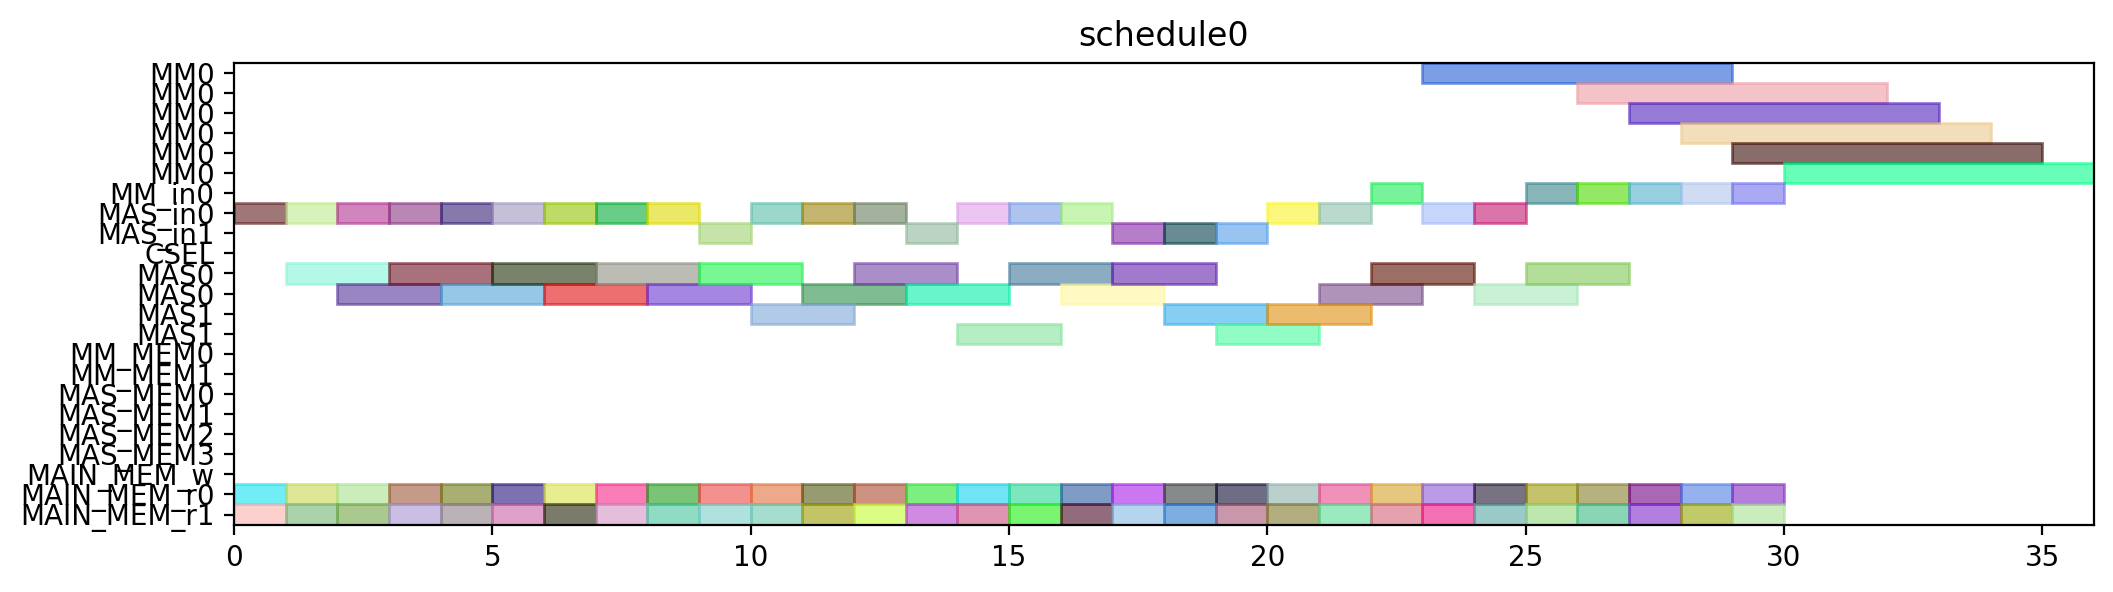

Here is the Python script that generated this plot:
from pyschedule import Scenario, solvers, plotters, alt


def solve():
	horizon = 120
	S = Scenario("schedule0", horizon=horizon)

	# resource
	MM = S.Resources('MM', num=1, size=6)
	MM_in = S.Resources('MM_in', num=1)
	MAS_in = S.Resources('MAS_in', num=2)
	CSEL = S.Resource('CSEL')
	MAS = S.Resources('MAS', num=2, size=2, periods=range(1, horizon))
	MM_MEM = S.Resources('MM_MEM', num=2)
	MAS_MEM = S.Resources('MAS_MEM', num=4)
	MAIN_MEM_w = S.Resource('MAIN_MEM_w', size=1)
	MAIN_MEM_r = S.Resources('MAIN_MEM_r', num=2)

	# result of previous scheduling

	# new tasks
	c_t0_a1_0 = S.Task('c_t0_a1_0', length=2, delay_cost=1)
	c_t0_a1_0 += alt(MAS)
	c_t0_a1_0_in = S.Task('c_t0_a1_0_in', length=1, delay_cost=1)
	c_t0_a1_0_in += alt(MAS_in)
	S += c_t0_a1_0_in*MAS_in[0]<=c_t0_a1_0*MAS[0]

	S += c_t0_a1_0_in*MAS_in[1]<=c_t0_a1_0*MAS[1]

	c_t0_a1_0_mem0 = S.Task('c_t0_a1_0_mem0', length=1, delay_cost=1)
	c_t0_a1_0_mem0 += MAIN_MEM_r[0]
	S += c_t0_a1_0_mem0 <= c_t0_a1_0

	c_t0_a1_0_mem1 = S.Task('c_t0_a1_0_mem1', length=1, delay_cost=1)
	c_t0_a1_0_mem1 += MAIN_MEM_r[1]
	S += c_t0_a1_0_mem1 <= c_t0_a1_0

	c_t0_a1_1 = S.Task('c_t0_a1_1', length=2, delay_cost=1)
	c_t0_a1_1 += alt(MAS)
	c_t0_a1_1_in = S.Task('c_t0_a1_1_in', length=1, delay_cost=1)
	c_t0_a1_1_in += alt(MAS_in)
	S += c_t0_a1_1_in*MAS_in[0]<=c_t0_a1_1*MAS[0]

	S += c_t0_a1_1_in*MAS_in[1]<=c_t0_a1_1*MAS[1]

	c_t0_a1_1_mem0 = S.Task('c_t0_a1_1_mem0', length=1, delay_cost=1)
	c_t0_a1_1_mem0 += MAIN_MEM_r[0]
	S += c_t0_a1_1_mem0 <= c_t0_a1_1

	c_t0_a1_1_mem1 = S.Task('c_t0_a1_1_mem1', length=1, delay_cost=1)
	c_t0_a1_1_mem1 += MAIN_MEM_r[1]
	S += c_t0_a1_1_mem1 <= c_t0_a1_1

	c_t0_t10 = S.Task('c_t0_t10', length=2, delay_cost=1)
	c_t0_t10 += alt(MAS)
	c_t0_t10_in = S.Task('c_t0_t10_in', length=1, delay_cost=1)
	c_t0_t10_in += alt(MAS_in)
	S += c_t0_t10_in*MAS_in[0]<=c_t0_t10*MAS[0]

	S += c_t0_t10_in*MAS_in[1]<=c_t0_t10*MAS[1]

	c_t0_t10_mem0 = S.Task('c_t0_t10_mem0', length=1, delay_cost=1)
	c_t0_t10_mem0 += MAIN_MEM_r[0]
	S += c_t0_t10_mem0 <= c_t0_t10

	c_t0_t10_mem1 = S.Task('c_t0_t10_mem1', length=1, delay_cost=1)
	c_t0_t10_mem1 += MAIN_MEM_r[1]
	S += c_t0_t10_mem1 <= c_t0_t10

	c_t0_t11 = S.Task('c_t0_t11', length=2, delay_cost=1)
	c_t0_t11 += alt(MAS)
	c_t0_t11_in = S.Task('c_t0_t11_in', length=1, delay_cost=1)
	c_t0_t11_in += alt(MAS_in)
	S += c_t0_t11_in*MAS_in[0]<=c_t0_t11*MAS[0]

	S += c_t0_t11_in*MAS_in[1]<=c_t0_t11*MAS[1]

	c_t0_t11_mem0 = S.Task('c_t0_t11_mem0', length=1, delay_cost=1)
	c_t0_t11_mem0 += MAIN_MEM_r[0]
	S += c_t0_t11_mem0 <= c_t0_t11

	c_t0_t11_mem1 = S.Task('c_t0_t11_mem1', length=1, delay_cost=1)
	c_t0_t11_mem1 += MAIN_MEM_r[1]
	S += c_t0_t11_mem1 <= c_t0_t11

	c_t0_t3_t0 = S.Task('c_t0_t3_t0', length=6, delay_cost=1)
	c_t0_t3_t0 += alt(MM)
	c_t0_t3_t0_in = S.Task('c_t0_t3_t0_in', length=1, delay_cost=1)
	c_t0_t3_t0_in += alt(MM_in)
	S += c_t0_t3_t0_in*MM_in[0]<=c_t0_t3_t0*MM[0]
	c_t0_t3_t0_mem0 = S.Task('c_t0_t3_t0_mem0', length=1, delay_cost=1)
	c_t0_t3_t0_mem0 += MAIN_MEM_r[0]
	S += c_t0_t3_t0_mem0 <= c_t0_t3_t0

	c_t0_t3_t0_mem1 = S.Task('c_t0_t3_t0_mem1', length=1, delay_cost=1)
	c_t0_t3_t0_mem1 += MAIN_MEM_r[1]
	S += c_t0_t3_t0_mem1 <= c_t0_t3_t0

	c_t0_t3_t1 = S.Task('c_t0_t3_t1', length=6, delay_cost=1)
	c_t0_t3_t1 += alt(MM)
	c_t0_t3_t1_in = S.Task('c_t0_t3_t1_in', length=1, delay_cost=1)
	c_t0_t3_t1_in += alt(MM_in)
	S += c_t0_t3_t1_in*MM_in[0]<=c_t0_t3_t1*MM[0]
	c_t0_t3_t1_mem0 = S.Task('c_t0_t3_t1_mem0', length=1, delay_cost=1)
	c_t0_t3_t1_mem0 += MAIN_MEM_r[0]
	S += c_t0_t3_t1_mem0 <= c_t0_t3_t1

	c_t0_t3_t1_mem1 = S.Task('c_t0_t3_t1_mem1', length=1, delay_cost=1)
	c_t0_t3_t1_mem1 += MAIN_MEM_r[1]
	S += c_t0_t3_t1_mem1 <= c_t0_t3_t1

	c_t0_t3_t2 = S.Task('c_t0_t3_t2', length=2, delay_cost=1)
	c_t0_t3_t2 += alt(MAS)
	c_t0_t3_t2_in = S.Task('c_t0_t3_t2_in', length=1, delay_cost=1)
	c_t0_t3_t2_in += alt(MAS_in)
	S += c_t0_t3_t2_in*MAS_in[0]<=c_t0_t3_t2*MAS[0]

	S += c_t0_t3_t2_in*MAS_in[1]<=c_t0_t3_t2*MAS[1]

	c_t0_t3_t2_mem0 = S.Task('c_t0_t3_t2_mem0', length=1, delay_cost=1)
	c_t0_t3_t2_mem0 += MAIN_MEM_r[0]
	S += c_t0_t3_t2_mem0 <= c_t0_t3_t2

	c_t0_t3_t2_mem1 = S.Task('c_t0_t3_t2_mem1', length=1, delay_cost=1)
	c_t0_t3_t2_mem1 += MAIN_MEM_r[1]
	S += c_t0_t3_t2_mem1 <= c_t0_t3_t2

	c_t0_t3_t3 = S.Task('c_t0_t3_t3', length=2, delay_cost=1)
	c_t0_t3_t3 += alt(MAS)
	c_t0_t3_t3_in = S.Task('c_t0_t3_t3_in', length=1, delay_cost=1)
	c_t0_t3_t3_in += alt(MAS_in)
	S += c_t0_t3_t3_in*MAS_in[0]<=c_t0_t3_t3*MAS[0]

	S += c_t0_t3_t3_in*MAS_in[1]<=c_t0_t3_t3*MAS[1]

	c_t0_t3_t3_mem0 = S.Task('c_t0_t3_t3_mem0', length=1, delay_cost=1)
	c_t0_t3_t3_mem0 += MAIN_MEM_r[0]
	S += c_t0_t3_t3_mem0 <= c_t0_t3_t3

	c_t0_t3_t3_mem1 = S.Task('c_t0_t3_t3_mem1', length=1, delay_cost=1)
	c_t0_t3_t3_mem1 += MAIN_MEM_r[1]
	S += c_t0_t3_t3_mem1 <= c_t0_t3_t3

	c_t1_a1_0 = S.Task('c_t1_a1_0', length=2, delay_cost=1)
	c_t1_a1_0 += alt(MAS)
	c_t1_a1_0_in = S.Task('c_t1_a1_0_in', length=1, delay_cost=1)
	c_t1_a1_0_in += alt(MAS_in)
	S += c_t1_a1_0_in*MAS_in[0]<=c_t1_a1_0*MAS[0]

	S += c_t1_a1_0_in*MAS_in[1]<=c_t1_a1_0*MAS[1]

	c_t1_a1_0_mem0 = S.Task('c_t1_a1_0_mem0', length=1, delay_cost=1)
	c_t1_a1_0_mem0 += MAIN_MEM_r[0]
	S += c_t1_a1_0_mem0 <= c_t1_a1_0

	c_t1_a1_0_mem1 = S.Task('c_t1_a1_0_mem1', length=1, delay_cost=1)
	c_t1_a1_0_mem1 += MAIN_MEM_r[1]
	S += c_t1_a1_0_mem1 <= c_t1_a1_0

	c_t1_a1_1 = S.Task('c_t1_a1_1', length=2, delay_cost=1)
	c_t1_a1_1 += alt(MAS)
	c_t1_a1_1_in = S.Task('c_t1_a1_1_in', length=1, delay_cost=1)
	c_t1_a1_1_in += alt(MAS_in)
	S += c_t1_a1_1_in*MAS_in[0]<=c_t1_a1_1*MAS[0]

	S += c_t1_a1_1_in*MAS_in[1]<=c_t1_a1_1*MAS[1]

	c_t1_a1_1_mem0 = S.Task('c_t1_a1_1_mem0', length=1, delay_cost=1)
	c_t1_a1_1_mem0 += MAIN_MEM_r[0]
	S += c_t1_a1_1_mem0 <= c_t1_a1_1

	c_t1_a1_1_mem1 = S.Task('c_t1_a1_1_mem1', length=1, delay_cost=1)
	c_t1_a1_1_mem1 += MAIN_MEM_r[1]
	S += c_t1_a1_1_mem1 <= c_t1_a1_1

	c_t1_t10 = S.Task('c_t1_t10', length=2, delay_cost=1)
	c_t1_t10 += alt(MAS)
	c_t1_t10_in = S.Task('c_t1_t10_in', length=1, delay_cost=1)
	c_t1_t10_in += alt(MAS_in)
	S += c_t1_t10_in*MAS_in[0]<=c_t1_t10*MAS[0]

	S += c_t1_t10_in*MAS_in[1]<=c_t1_t10*MAS[1]

	c_t1_t10_mem0 = S.Task('c_t1_t10_mem0', length=1, delay_cost=1)
	c_t1_t10_mem0 += MAIN_MEM_r[0]
	S += c_t1_t10_mem0 <= c_t1_t10

	c_t1_t10_mem1 = S.Task('c_t1_t10_mem1', length=1, delay_cost=1)
	c_t1_t10_mem1 += MAIN_MEM_r[1]
	S += c_t1_t10_mem1 <= c_t1_t10

	c_t1_t11 = S.Task('c_t1_t11', length=2, delay_cost=1)
	c_t1_t11 += alt(MAS)
	c_t1_t11_in = S.Task('c_t1_t11_in', length=1, delay_cost=1)
	c_t1_t11_in += alt(MAS_in)
	S += c_t1_t11_in*MAS_in[0]<=c_t1_t11*MAS[0]

	S += c_t1_t11_in*MAS_in[1]<=c_t1_t11*MAS[1]

	c_t1_t11_mem0 = S.Task('c_t1_t11_mem0', length=1, delay_cost=1)
	c_t1_t11_mem0 += MAIN_MEM_r[0]
	S += c_t1_t11_mem0 <= c_t1_t11

	c_t1_t11_mem1 = S.Task('c_t1_t11_mem1', length=1, delay_cost=1)
	c_t1_t11_mem1 += MAIN_MEM_r[1]
	S += c_t1_t11_mem1 <= c_t1_t11

	c_t1_t3_t0 = S.Task('c_t1_t3_t0', length=6, delay_cost=1)
	c_t1_t3_t0 += alt(MM)
	c_t1_t3_t0_in = S.Task('c_t1_t3_t0_in', length=1, delay_cost=1)
	c_t1_t3_t0_in += alt(MM_in)
	S += c_t1_t3_t0_in*MM_in[0]<=c_t1_t3_t0*MM[0]
	c_t1_t3_t0_mem0 = S.Task('c_t1_t3_t0_mem0', length=1, delay_cost=1)
	c_t1_t3_t0_mem0 += MAIN_MEM_r[0]
	S += c_t1_t3_t0_mem0 <= c_t1_t3_t0

	c_t1_t3_t0_mem1 = S.Task('c_t1_t3_t0_mem1', length=1, delay_cost=1)
	c_t1_t3_t0_mem1 += MAIN_MEM_r[1]
	S += c_t1_t3_t0_mem1 <= c_t1_t3_t0

	c_t1_t3_t1 = S.Task('c_t1_t3_t1', length=6, delay_cost=1)
	c_t1_t3_t1 += alt(MM)
	c_t1_t3_t1_in = S.Task('c_t1_t3_t1_in', length=1, delay_cost=1)
	c_t1_t3_t1_in += alt(MM_in)
	S += c_t1_t3_t1_in*MM_in[0]<=c_t1_t3_t1*MM[0]
	c_t1_t3_t1_mem0 = S.Task('c_t1_t3_t1_mem0', length=1, delay_cost=1)
	c_t1_t3_t1_mem0 += MAIN_MEM_r[0]
	S += c_t1_t3_t1_mem0 <= c_t1_t3_t1

	c_t1_t3_t1_mem1 = S.Task('c_t1_t3_t1_mem1', length=1, delay_cost=1)
	c_t1_t3_t1_mem1 += MAIN_MEM_r[1]
	S += c_t1_t3_t1_mem1 <= c_t1_t3_t1

	c_t1_t3_t2 = S.Task('c_t1_t3_t2', length=2, delay_cost=1)
	c_t1_t3_t2 += alt(MAS)
	c_t1_t3_t2_in = S.Task('c_t1_t3_t2_in', length=1, delay_cost=1)
	c_t1_t3_t2_in += alt(MAS_in)
	S += c_t1_t3_t2_in*MAS_in[0]<=c_t1_t3_t2*MAS[0]

	S += c_t1_t3_t2_in*MAS_in[1]<=c_t1_t3_t2*MAS[1]

	c_t1_t3_t2_mem0 = S.Task('c_t1_t3_t2_mem0', length=1, delay_cost=1)
	c_t1_t3_t2_mem0 += MAIN_MEM_r[0]
	S += c_t1_t3_t2_mem0 <= c_t1_t3_t2

	c_t1_t3_t2_mem1 = S.Task('c_t1_t3_t2_mem1', length=1, delay_cost=1)
	c_t1_t3_t2_mem1 += MAIN_MEM_r[1]
	S += c_t1_t3_t2_mem1 <= c_t1_t3_t2

	c_t1_t3_t3 = S.Task('c_t1_t3_t3', length=2, delay_cost=1)
	c_t1_t3_t3 += alt(MAS)
	c_t1_t3_t3_in = S.Task('c_t1_t3_t3_in', length=1, delay_cost=1)
	c_t1_t3_t3_in += alt(MAS_in)
	S += c_t1_t3_t3_in*MAS_in[0]<=c_t1_t3_t3*MAS[0]

	S += c_t1_t3_t3_in*MAS_in[1]<=c_t1_t3_t3*MAS[1]

	c_t1_t3_t3_mem0 = S.Task('c_t1_t3_t3_mem0', length=1, delay_cost=1)
	c_t1_t3_t3_mem0 += MAIN_MEM_r[0]
	S += c_t1_t3_t3_mem0 <= c_t1_t3_t3

	c_t1_t3_t3_mem1 = S.Task('c_t1_t3_t3_mem1', length=1, delay_cost=1)
	c_t1_t3_t3_mem1 += MAIN_MEM_r[1]
	S += c_t1_t3_t3_mem1 <= c_t1_t3_t3

	c_t2_a1_0 = S.Task('c_t2_a1_0', length=2, delay_cost=1)
	c_t2_a1_0 += alt(MAS)
	c_t2_a1_0_in = S.Task('c_t2_a1_0_in', length=1, delay_cost=1)
	c_t2_a1_0_in += alt(MAS_in)
	S += c_t2_a1_0_in*MAS_in[0]<=c_t2_a1_0*MAS[0]

	S += c_t2_a1_0_in*MAS_in[1]<=c_t2_a1_0*MAS[1]

	c_t2_a1_0_mem0 = S.Task('c_t2_a1_0_mem0', length=1, delay_cost=1)
	c_t2_a1_0_mem0 += MAIN_MEM_r[0]
	S += c_t2_a1_0_mem0 <= c_t2_a1_0

	c_t2_a1_0_mem1 = S.Task('c_t2_a1_0_mem1', length=1, delay_cost=1)
	c_t2_a1_0_mem1 += MAIN_MEM_r[1]
	S += c_t2_a1_0_mem1 <= c_t2_a1_0

	c_t2_a1_1 = S.Task('c_t2_a1_1', length=2, delay_cost=1)
	c_t2_a1_1 += alt(MAS)
	c_t2_a1_1_in = S.Task('c_t2_a1_1_in', length=1, delay_cost=1)
	c_t2_a1_1_in += alt(MAS_in)
	S += c_t2_a1_1_in*MAS_in[0]<=c_t2_a1_1*MAS[0]

	S += c_t2_a1_1_in*MAS_in[1]<=c_t2_a1_1*MAS[1]

	c_t2_a1_1_mem0 = S.Task('c_t2_a1_1_mem0', length=1, delay_cost=1)
	c_t2_a1_1_mem0 += MAIN_MEM_r[0]
	S += c_t2_a1_1_mem0 <= c_t2_a1_1

	c_t2_a1_1_mem1 = S.Task('c_t2_a1_1_mem1', length=1, delay_cost=1)
	c_t2_a1_1_mem1 += MAIN_MEM_r[1]
	S += c_t2_a1_1_mem1 <= c_t2_a1_1

	c_t2_t10 = S.Task('c_t2_t10', length=2, delay_cost=1)
	c_t2_t10 += alt(MAS)
	c_t2_t10_in = S.Task('c_t2_t10_in', length=1, delay_cost=1)
	c_t2_t10_in += alt(MAS_in)
	S += c_t2_t10_in*MAS_in[0]<=c_t2_t10*MAS[0]

	S += c_t2_t10_in*MAS_in[1]<=c_t2_t10*MAS[1]

	c_t2_t10_mem0 = S.Task('c_t2_t10_mem0', length=1, delay_cost=1)
	c_t2_t10_mem0 += MAIN_MEM_r[0]
	S += c_t2_t10_mem0 <= c_t2_t10

	c_t2_t10_mem1 = S.Task('c_t2_t10_mem1', length=1, delay_cost=1)
	c_t2_t10_mem1 += MAIN_MEM_r[1]
	S += c_t2_t10_mem1 <= c_t2_t10

	c_t2_t11 = S.Task('c_t2_t11', length=2, delay_cost=1)
	c_t2_t11 += alt(MAS)
	c_t2_t11_in = S.Task('c_t2_t11_in', length=1, delay_cost=1)
	c_t2_t11_in += alt(MAS_in)
	S += c_t2_t11_in*MAS_in[0]<=c_t2_t11*MAS[0]

	S += c_t2_t11_in*MAS_in[1]<=c_t2_t11*MAS[1]

	c_t2_t11_mem0 = S.Task('c_t2_t11_mem0', length=1, delay_cost=1)
	c_t2_t11_mem0 += MAIN_MEM_r[0]
	S += c_t2_t11_mem0 <= c_t2_t11

	c_t2_t11_mem1 = S.Task('c_t2_t11_mem1', length=1, delay_cost=1)
	c_t2_t11_mem1 += MAIN_MEM_r[1]
	S += c_t2_t11_mem1 <= c_t2_t11

	c_t2_t3_t0 = S.Task('c_t2_t3_t0', length=6, delay_cost=1)
	c_t2_t3_t0 += alt(MM)
	c_t2_t3_t0_in = S.Task('c_t2_t3_t0_in', length=1, delay_cost=1)
	c_t2_t3_t0_in += alt(MM_in)
	S += c_t2_t3_t0_in*MM_in[0]<=c_t2_t3_t0*MM[0]
	c_t2_t3_t0_mem0 = S.Task('c_t2_t3_t0_mem0', length=1, delay_cost=1)
	c_t2_t3_t0_mem0 += MAIN_MEM_r[0]
	S += c_t2_t3_t0_mem0 <= c_t2_t3_t0

	c_t2_t3_t0_mem1 = S.Task('c_t2_t3_t0_mem1', length=1, delay_cost=1)
	c_t2_t3_t0_mem1 += MAIN_MEM_r[1]
	S += c_t2_t3_t0_mem1 <= c_t2_t3_t0

	c_t2_t3_t1 = S.Task('c_t2_t3_t1', length=6, delay_cost=1)
	c_t2_t3_t1 += alt(MM)
	c_t2_t3_t1_in = S.Task('c_t2_t3_t1_in', length=1, delay_cost=1)
	c_t2_t3_t1_in += alt(MM_in)
	S += c_t2_t3_t1_in*MM_in[0]<=c_t2_t3_t1*MM[0]
	c_t2_t3_t1_mem0 = S.Task('c_t2_t3_t1_mem0', length=1, delay_cost=1)
	c_t2_t3_t1_mem0 += MAIN_MEM_r[0]
	S += c_t2_t3_t1_mem0 <= c_t2_t3_t1

	c_t2_t3_t1_mem1 = S.Task('c_t2_t3_t1_mem1', length=1, delay_cost=1)
	c_t2_t3_t1_mem1 += MAIN_MEM_r[1]
	S += c_t2_t3_t1_mem1 <= c_t2_t3_t1

	c_t2_t3_t2 = S.Task('c_t2_t3_t2', length=2, delay_cost=1)
	c_t2_t3_t2 += alt(MAS)
	c_t2_t3_t2_in = S.Task('c_t2_t3_t2_in', length=1, delay_cost=1)
	c_t2_t3_t2_in += alt(MAS_in)
	S += c_t2_t3_t2_in*MAS_in[0]<=c_t2_t3_t2*MAS[0]

	S += c_t2_t3_t2_in*MAS_in[1]<=c_t2_t3_t2*MAS[1]

	c_t2_t3_t2_mem0 = S.Task('c_t2_t3_t2_mem0', length=1, delay_cost=1)
	c_t2_t3_t2_mem0 += MAIN_MEM_r[0]
	S += c_t2_t3_t2_mem0 <= c_t2_t3_t2

	c_t2_t3_t2_mem1 = S.Task('c_t2_t3_t2_mem1', length=1, delay_cost=1)
	c_t2_t3_t2_mem1 += MAIN_MEM_r[1]
	S += c_t2_t3_t2_mem1 <= c_t2_t3_t2

	c_t2_t3_t3 = S.Task('c_t2_t3_t3', length=2, delay_cost=1)
	c_t2_t3_t3 += alt(MAS)
	c_t2_t3_t3_in = S.Task('c_t2_t3_t3_in', length=1, delay_cost=1)
	c_t2_t3_t3_in += alt(MAS_in)
	S += c_t2_t3_t3_in*MAS_in[0]<=c_t2_t3_t3*MAS[0]

	S += c_t2_t3_t3_in*MAS_in[1]<=c_t2_t3_t3*MAS[1]

	c_t2_t3_t3_mem0 = S.Task('c_t2_t3_t3_mem0', length=1, delay_cost=1)
	c_t2_t3_t3_mem0 += MAIN_MEM_r[0]
	S += c_t2_t3_t3_mem0 <= c_t2_t3_t3

	c_t2_t3_t3_mem1 = S.Task('c_t2_t3_t3_mem1', length=1, delay_cost=1)
	c_t2_t3_t3_mem1 += MAIN_MEM_r[1]
	S += c_t2_t3_t3_mem1 <= c_t2_t3_t3

	c_t3000 = S.Task('c_t3000', length=2, delay_cost=1)
	c_t3000 += alt(MAS)
	c_t3000_in = S.Task('c_t3000_in', length=1, delay_cost=1)
	c_t3000_in += alt(MAS_in)
	S += c_t3000_in*MAS_in[0]<=c_t3000*MAS[0]

	S += c_t3000_in*MAS_in[1]<=c_t3000*MAS[1]

	c_t3000_mem0 = S.Task('c_t3000_mem0', length=1, delay_cost=1)
	c_t3000_mem0 += MAIN_MEM_r[0]
	S += c_t3000_mem0 <= c_t3000

	c_t3000_mem1 = S.Task('c_t3000_mem1', length=1, delay_cost=1)
	c_t3000_mem1 += MAIN_MEM_r[1]
	S += c_t3000_mem1 <= c_t3000

	c_t3001 = S.Task('c_t3001', length=2, delay_cost=1)
	c_t3001 += alt(MAS)
	c_t3001_in = S.Task('c_t3001_in', length=1, delay_cost=1)
	c_t3001_in += alt(MAS_in)
	S += c_t3001_in*MAS_in[0]<=c_t3001*MAS[0]

	S += c_t3001_in*MAS_in[1]<=c_t3001*MAS[1]

	c_t3001_mem0 = S.Task('c_t3001_mem0', length=1, delay_cost=1)
	c_t3001_mem0 += MAIN_MEM_r[0]
	S += c_t3001_mem0 <= c_t3001

	c_t3001_mem1 = S.Task('c_t3001_mem1', length=1, delay_cost=1)
	c_t3001_mem1 += MAIN_MEM_r[1]
	S += c_t3001_mem1 <= c_t3001

	c_t3010 = S.Task('c_t3010', length=2, delay_cost=1)
	c_t3010 += alt(MAS)
	c_t3010_in = S.Task('c_t3010_in', length=1, delay_cost=1)
	c_t3010_in += alt(MAS_in)
	S += c_t3010_in*MAS_in[0]<=c_t3010*MAS[0]

	S += c_t3010_in*MAS_in[1]<=c_t3010*MAS[1]

	c_t3010_mem0 = S.Task('c_t3010_mem0', length=1, delay_cost=1)
	c_t3010_mem0 += MAIN_MEM_r[0]
	S += c_t3010_mem0 <= c_t3010

	c_t3010_mem1 = S.Task('c_t3010_mem1', length=1, delay_cost=1)
	c_t3010_mem1 += MAIN_MEM_r[1]
	S += c_t3010_mem1 <= c_t3010

	c_t3011 = S.Task('c_t3011', length=2, delay_cost=1)
	c_t3011 += alt(MAS)
	c_t3011_in = S.Task('c_t3011_in', length=1, delay_cost=1)
	c_t3011_in += alt(MAS_in)
	S += c_t3011_in*MAS_in[0]<=c_t3011*MAS[0]

	S += c_t3011_in*MAS_in[1]<=c_t3011*MAS[1]

	c_t3011_mem0 = S.Task('c_t3011_mem0', length=1, delay_cost=1)
	c_t3011_mem0 += MAIN_MEM_r[0]
	S += c_t3011_mem0 <= c_t3011

	c_t3011_mem1 = S.Task('c_t3011_mem1', length=1, delay_cost=1)
	c_t3011_mem1 += MAIN_MEM_r[1]
	S += c_t3011_mem1 <= c_t3011

	c_t4000 = S.Task('c_t4000', length=2, delay_cost=1)
	c_t4000 += alt(MAS)
	c_t4000_in = S.Task('c_t4000_in', length=1, delay_cost=1)
	c_t4000_in += alt(MAS_in)
	S += c_t4000_in*MAS_in[0]<=c_t4000*MAS[0]

	S += c_t4000_in*MAS_in[1]<=c_t4000*MAS[1]

	c_t4000_mem0 = S.Task('c_t4000_mem0', length=1, delay_cost=1)
	c_t4000_mem0 += MAIN_MEM_r[0]
	S += c_t4000_mem0 <= c_t4000

	c_t4000_mem1 = S.Task('c_t4000_mem1', length=1, delay_cost=1)
	c_t4000_mem1 += MAIN_MEM_r[1]
	S += c_t4000_mem1 <= c_t4000

	c_t4001 = S.Task('c_t4001', length=2, delay_cost=1)
	c_t4001 += alt(MAS)
	c_t4001_in = S.Task('c_t4001_in', length=1, delay_cost=1)
	c_t4001_in += alt(MAS_in)
	S += c_t4001_in*MAS_in[0]<=c_t4001*MAS[0]

	S += c_t4001_in*MAS_in[1]<=c_t4001*MAS[1]

	c_t4001_mem0 = S.Task('c_t4001_mem0', length=1, delay_cost=1)
	c_t4001_mem0 += MAIN_MEM_r[0]
	S += c_t4001_mem0 <= c_t4001

	c_t4001_mem1 = S.Task('c_t4001_mem1', length=1, delay_cost=1)
	c_t4001_mem1 += MAIN_MEM_r[1]
	S += c_t4001_mem1 <= c_t4001

	solvers.mip.solve(S,msg=1,kind='CPLEX',ratio_gap=1.01)

	solution = [['hoge']*len(S.solution()[1]) for i in range(len(S.solution()))]
	for i in range(len(S.solution())):
		for j in range(len(S.solution()[i])):
			solution[i][j]=str(S.solution()[i][j])
	print(solution)

	cycles = int(solution[-1][3])

	pic_file_name = "/mnt/rose/usr1/fukuda/ABE/multiRAM_multiMAS_16mux/scheduling_result/stage6MM1_stage2MAS2/SQR/schedule0.png"
	if(S.solution() != []):
		plotters.matplotlib.plot(S,img_filename=pic_file_name, show_task_labels=False, fig_size=(cycles*0.25+3, 3))

	return solution
